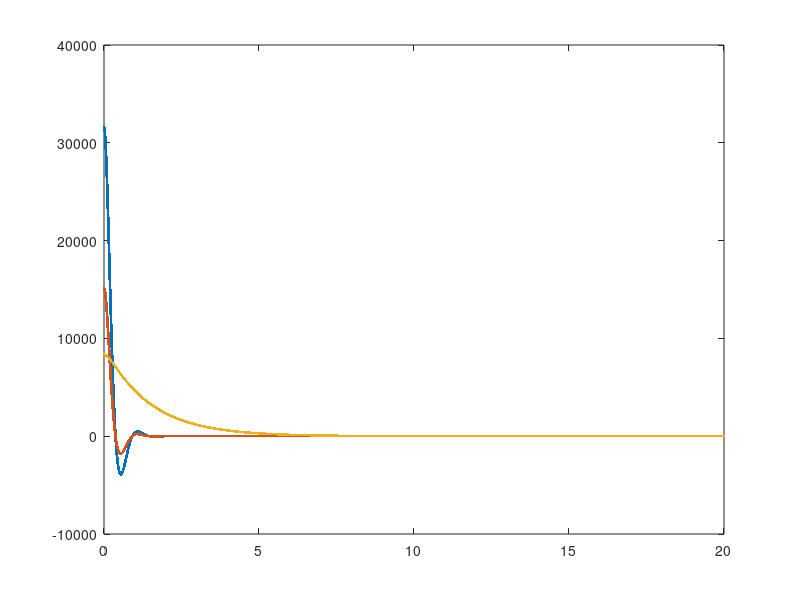

Recreate this plot in MATLAB.
%
% Simulate MIMO feedback eigenvalues
%
clear;


dt = 2^13/125e6;
CONV = 1.6/(2^10 - 1);

G = 1e5*[7.1728,-1.5479,-3.6227;-0.7099,-6.1451,-1.4022;0.0047,-0.0276,0.0918];
tc = [0.1298,0.1256,0.1309];

target_low_pass_freqs = [1,1,0.1];
Ki_target = diag(2*pi*target_low_pass_freqs*dt/CONV);

Ktmp = G\Ki_target;

Kint = zeros(3);
Dint = zeros(3,1);
for row = 1:size(Kint,1)
    Dmin = min(abs(round(log2(abs(Ktmp(row,:))))));
    Dmax = max(abs(round(log2(abs(Ktmp(row,:))))));
    if Dmax - Dmin > 7
        Dint(row) = Dmax;
    else
        Dint(row) = Dmin + 7;
    end
    Kint(row,:) = Ktmp(row,:).*2.^Dint(row);
    if any(abs(Kint(row,:)) > 120)
        Dint(row) = Dint(row) - ceil(log2(max(abs(Kint(row,:)))/120));
        Kint(row,:) = Ktmp(row,:).*2.^Dint(row);
    end
end

% Kint = [23,-9,77;-5,-52,-97;-1,-4,87];
% Dint = [26,27,25];

K = zeros(size(G));
for row = 1:size(K,1)
    K(row,:) = Kint(row,:)./2.^Dint(row);
end
K = K*CONV/dt;

Decay = diag(1./tc);
L = Decay*G*K;

I = eye(size(K));
F = [zeros(size(K)),I;-L,-Decay];
B = [zeros(3);Decay*G];

%%
% dt2 = 1e-5;
dt2 = dt;
T = 20;
t = 0:dt2:T;
Nt = numel(t);

Ndim = 2*size(G,1);
I2 = eye(Ndim);
state = zeros(Ndim,Nt);
u = zeros(size(G,1),Nt);
% u(1,t > 0.1) = 10e-3;
% u = [zeros(3,1),diff(u,1,2)/dt2];

state(1:3,1) = 5e4*randn(3,1);

% U = expm(F*dt2);
U = I2 + F*dt2;

for nn = 2:Nt
    state(:,nn) = U*state(:,nn - 1) + dt2*B*u(:,nn);
end

%%
figure(10);clf;
plot(t,state(1:3,:),'.-');